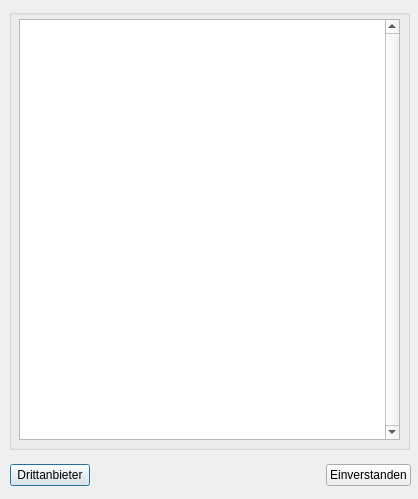
<?xml version="1.0" encoding="UTF-8"?>
<ui version="4.0">
 <class>TermsWindow</class>
 <widget class="QDialog" name="TermsWindow">
  <property name="windowModality">
   <enum>Qt::ApplicationModal</enum>
  </property>
  <property name="geometry">
   <rect>
    <x>0</x>
    <y>0</y>
    <width>418</width>
    <height>499</height>
   </rect>
  </property>
  <property name="windowTitle">
   <string>Nutzungsbedingungen</string>
  </property>
  <widget class="QGroupBox" name="groupBox">
   <property name="geometry">
    <rect>
     <x>9</x>
     <y>9</y>
     <width>401</width>
     <height>441</height>
    </rect>
   </property>
   <property name="title">
    <string/>
   </property>
   <widget class="QTextBrowser" name="textBrowser">
    <property name="geometry">
     <rect>
      <x>10</x>
      <y>10</y>
      <width>381</width>
      <height>421</height>
     </rect>
    </property>
    <property name="verticalScrollBarPolicy">
     <enum>Qt::ScrollBarAlwaysOn</enum>
    </property>
   </widget>
  </widget>
  <widget class="QWidget" name="horizontalLayoutWidget">
   <property name="geometry">
    <rect>
     <x>10</x>
     <y>460</y>
     <width>401</width>
     <height>31</height>
    </rect>
   </property>
   <layout class="QHBoxLayout" name="horizontalLayout">
    <item>
     <widget class="QPushButton" name="pushButton">
      <property name="text">
       <string>Drittanbieter</string>
      </property>
     </widget>
    </item>
    <item>
     <spacer name="horizontalSpacer">
      <property name="orientation">
       <enum>Qt::Horizontal</enum>
      </property>
      <property name="sizeHint" stdset="0">
       <size>
        <width>40</width>
        <height>20</height>
       </size>
      </property>
     </spacer>
    </item>
    <item>
     <widget class="QPushButton" name="pushButton_2">
      <property name="text">
       <string>Einverstanden</string>
      </property>
     </widget>
    </item>
   </layout>
  </widget>
 </widget>
 <resources/>
 <connections/>
</ui>
